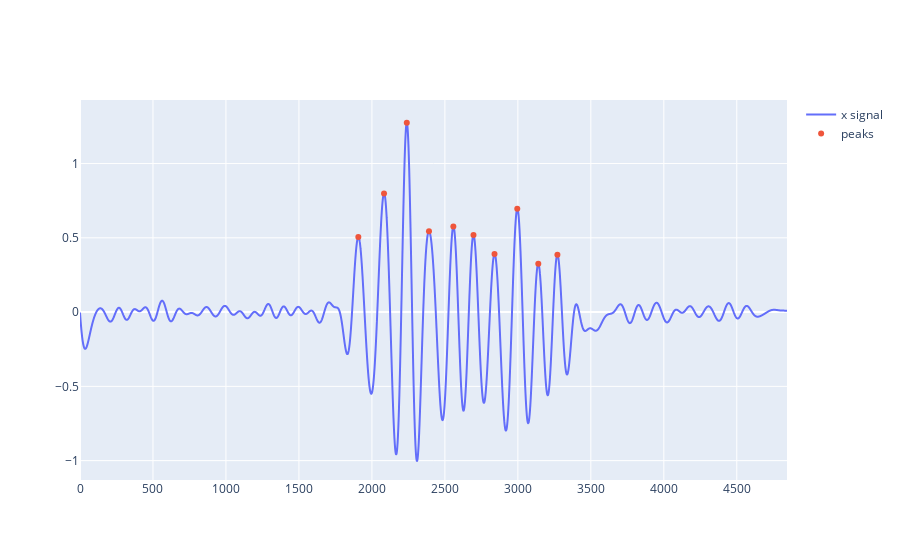

The notebook cell saved with this chart:
### Code cell
fig = go.Figure()

fig.add_trace(go.Scatter(
            y = filtered_df['z'],
            line =  dict(shape =  'spline' ),
            name = 'x signal')
            )
fig.add_trace(go.Scatter(
            x = peaks[2],
            y = filtered_df.loc[peaks[2]]['z'],
            mode =  'markers',
            name = 'peaks')
            )

### Figure 1 — Plotly figure (JSON) as saved in the notebook; plotly's stock layout.template omitted (floating-point values rounded to 4 significant figures; data arrays with more than 128 entries replaced by an {"elided": "..."} marker saying what was removed)
{"data": [{"line": {"shape": "spline"}, "name": "x signal", "y": {"elided": "4845 float values"}, "type": "scatter"}, {"mode": "markers", "name": "peaks", "x": [1907, 2083, 2239, 2391, 2558, 2696, 2840, 2996, 3140, 3271], "y": [0.5051, 0.799, 1.275, 0.5446, 0.5764, 0.5184, 0.3912, 0.6964, 0.3251, 0.3866], "type": "scatter"}], "layout": {}}
